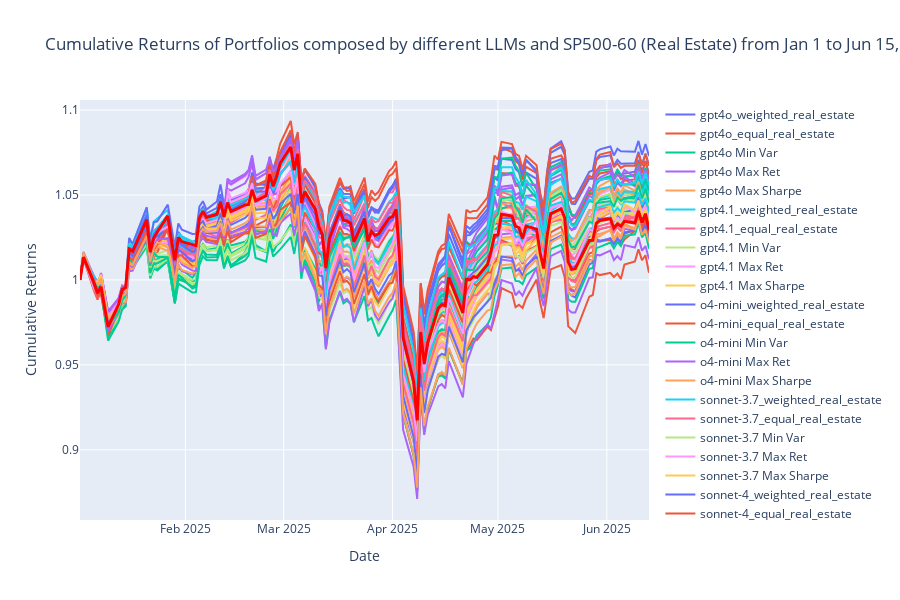

The cell this chart's notebook holds for it:
### Markdown cell above
Plot with Scrollable Legend (Display Only)

### Code cell
temp_index_data_outs_compare = index_data_outs.copy()

temp_index_data_outs_compare.index = pd.to_datetime(temp_index_data_outs_compare.index)

index_first_date_compare = temp_index_data_outs_compare.index[0]
index_previous_trading_date_compare = index_first_date_compare - BDay(1)

index_baseline_row_compare = pd.DataFrame(
    data=np.zeros((1, temp_index_data_outs_compare.shape[1])),  
    index=[index_previous_trading_date_compare],                 
    columns=temp_index_data_outs_compare.columns               
)

temp_index_data_outs_compare_with_baseline = pd.concat([index_baseline_row_compare, temp_index_data_outs_compare])
# ##above is to add a baseline row with zeros to the index data outs compare dataframe##

index_names = {
    sector_ticker: f'{full_ticker} {sector_name}'
}

cumulative_returns_compare[index_names[sector_ticker]] = (1 + temp_index_data_outs_compare_with_baseline[ticker]).cumprod() ##

cumulative_returns_compare.index = pd.to_datetime(cumulative_returns_compare.index)
outsample_data = cumulative_returns_compare.loc[outsample_startdate:outsample_enddate]

fig = go.Figure()

for i, column in enumerate(outsample_data.columns):
    if column == f'{full_ticker} {sector_name}':
        fig.add_trace(go.Scatter(x=outsample_data.index,
                                 y=outsample_data[column],
                                 mode='lines',
                                 name=column,
                                 line=dict(width=3, color='red')))

    else:
        fig.add_trace(go.Scatter(x=outsample_data.index,
                                 y=outsample_data[column],
                                 mode='lines',
                                 name=column))

num_asset = len(df_sector)
fig.update_layout(
    title=f'Cumulative Returns of Portfolios composed by different LLMs and {full_ticker} ({sector_name_full}) from Jan 1 to Jun 15, 2025', 
    xaxis_title='Date',
    yaxis_title='Cumulative Returns',
    hovermode="x unified",
    height=600
)

fig.update_layout(legend=dict(orientation = "v", yanchor="top",y=1,xanchor="left", x=1.02))

fig.show()
